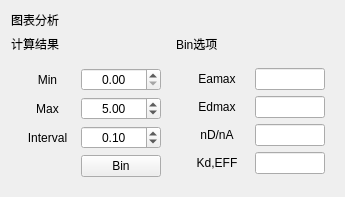
            <widget class="QWidget" name="pageBin">
             <layout class="QHBoxLayout" name="horizontalLayout_2">
              <item>
               <layout class="QVBoxLayout" name="verticalLayout_4" stretch="0,9,0,1">
                <item>
                 <widget class="QLabel" name="label_2">
                  <property name="text">
                   <string>图表分析</string>
                  </property>
                 </widget>
                </item>
                <item>
                 <layout class="QHBoxLayout" name="horizontalLayoutChartP3"/>
                </item>
                <item>
                 <layout class="QHBoxLayout" name="horizontalLayout_9">
                  <item>
                   <widget class="QLabel" name="label_3">
                    <property name="text">
                     <string>计算结果</string>
                    </property>
                   </widget>
                  </item>
                  <item>
                   <widget class="QLabel" name="label_12">
                    <property name="text">
                     <string>Bin选项</string>
                    </property>
                   </widget>
                  </item>
                 </layout>
                </item>
                <item>
                 <layout class="QHBoxLayout" name="horizontalLayout_10" stretch="1,1">
                  <item>
                   <widget class="QFrame" name="frameBinOption">
                    <layout class="QGridLayout" name="gridLayout" columnstretch="0,0">
                     <item row="2" column="1">
                      <widget class="QDoubleSpinBox" name="doubleSpinBoxMin">
                       <property name="styleSheet">
                        <string notr="true"/>
                       </property>
                       <property name="alignment">
                        <set>Qt::AlignCenter</set>
                       </property>
                       <property name="minimum">
                        <double>0.000000000000000</double>
                       </property>
                       <property name="maximum">
                        <double>50.000000000000000</double>
                       </property>
                       <property name="singleStep">
                        <double>0.100000000000000</double>
                       </property>
                       <property name="value">
                        <double>0.000000000000000</double>
                       </property>
                      </widget>
                     </item>
                     <item row="3" column="1">
                      <widget class="QDoubleSpinBox" name="doubleSpinBoxMax">
                       <property name="styleSheet">
                        <string notr="true"/>
                       </property>
                       <property name="alignment">
                        <set>Qt::AlignCenter</set>
                       </property>
                       <property name="minimum">
                        <double>0.000000000000000</double>
                       </property>
                       <property name="maximum">
                        <double>50.000000000000000</double>
                       </property>
                       <property name="singleStep">
                        <double>0.100000000000000</double>
                       </property>
                       <property name="value">
                        <double>5.000000000000000</double>
                       </property>
                      </widget>
                     </item>
                     <item row="4" column="1">
                      <widget class="QDoubleSpinBox" name="doubleSpinBoxItv">
                       <property name="styleSheet">
                        <string notr="true"/>
                       </property>
                       <property name="alignment">
                        <set>Qt::AlignCenter</set>
                       </property>
                       <property name="minimum">
                        <double>0.010000000000000</double>
                       </property>
                       <property name="maximum">
                        <double>0.200000000000000</double>
                       </property>
                       <property name="singleStep">
                        <double>0.010000000000000</double>
                       </property>
                       <property name="value">
                        <double>0.100000000000000</double>
                       </property>
                      </widget>
                     </item>
                     <item row="3" column="0">
                      <widget class="QLabel" name="label_5">
                       <property name="styleSheet">
                        <string notr="true"/>
                       </property>
                       <property name="text">
                        <string>Max</string>
                       </property>
                       <property name="alignment">
                        <set>Qt::AlignCenter</set>
                       </property>
                      </widget>
                     </item>
                     <item row="2" column="0">
                      <widget class="QLabel" name="label_4">
                       <property name="styleSheet">
                        <string notr="true"/>
                       </property>
                       <property name="text">
                        <string>Min</string>
                       </property>
                       <property name="alignment">
                        <set>Qt::AlignCenter</set>
                       </property>
                      </widget>
                     </item>
                     <item row="4" column="0">
                      <widget class="QLabel" name="label_7">
                       <property name="styleSheet">
                        <string notr="true"/>
                       </property>
                       <property name="text">
                        <string>Interval</string>
                       </property>
                       <property name="alignment">
                        <set>Qt::AlignCenter</set>
                       </property>
                      </widget>
                     </item>
                     <item row="5" column="1">
                      <widget class="QPushButton" name="pushButtonBinExec">
                       <property name="text">
                        <string>Bin</string>
                       </property>
                      </widget>
                     </item>
                    </layout>
                   </widget>
                  </item>
                  <item>
                   <widget class="QFrame" name="frameBinResult">
                    <layout class="QGridLayout" name="gridLayout_14" columnstretch="1,1,0">
                     <item row="1" column="0">
                      <widget class="QLabel" name="label_17">
                       <property name="styleSheet">
                        <string notr="true"/>
                       </property>
                       <property name="text">
                        <string>Eamax</string>
                       </property>
                       <property name="alignment">
                        <set>Qt::AlignCenter</set>
                       </property>
                      </widget>
                     </item>
                     <item row="2" column="0">
                      <widget class="QLabel" name="label_18">
                       <property name="styleSheet">
                        <string notr="true"/>
                       </property>
                       <property name="text">
                        <string>Edmax</string>
                       </property>
                       <property name="alignment">
                        <set>Qt::AlignCenter</set>
                       </property>
                      </widget>
                     </item>
                     <item row="3" column="0">
                      <widget class="QLabel" name="label_19">
                       <property name="styleSheet">
                        <string notr="true"/>
                       </property>
                       <property name="text">
                        <string>nD/nA</string>
                       </property>
                       <property name="alignment">
                        <set>Qt::AlignCenter</set>
                       </property>
                      </widget>
                     </item>
                     <item row="4" column="0">
                      <widget class="QLabel" name="label_20">
                       <property name="styleSheet">
                        <string notr="true"/>
                       </property>
                       <property name="text">
                        <string>Kd,EFF</string>
                       </property>
                       <property name="alignment">
                        <set>Qt::AlignCenter</set>
                       </property>
                      </widget>
                     </item>
                     <item row="3" column="1" colspan="2">
                      <widget class="QLineEdit" name="lineEditNdNaP3">
                       <property name="alignment">
                        <set>Qt::AlignCenter</set>
                       </property>
                      </widget>
                     </item>
                     <item row="2" column="1" colspan="2">
                      <widget class="QLineEdit" name="lineEditEdmaxP3">
                       <property name="alignment">
                        <set>Qt::AlignCenter</set>
                       </property>
                      </widget>
                     </item>
                     <item row="1" column="1" colspan="2">
                      <widget class="QLineEdit" name="lineEditEamaxP3">
                       <property name="styleSheet">
                        <string notr="true"/>
                       </property>
                       <property name="alignment">
                        <set>Qt::AlignCenter</set>
                       </property>
                      </widget>
                     </item>
                     <item row="4" column="1" colspan="2">
                      <widget class="QLineEdit" name="lineEditKdeffP3">
                       <property name="alignment">
                        <set>Qt::AlignCenter</set>
                       </property>
                      </widget>
                     </item>
                    </layout>
                   </widget>
                  </item>
                 </layout>
                </item>
               </layout>
              </item>
             </layout>
            </widget>
